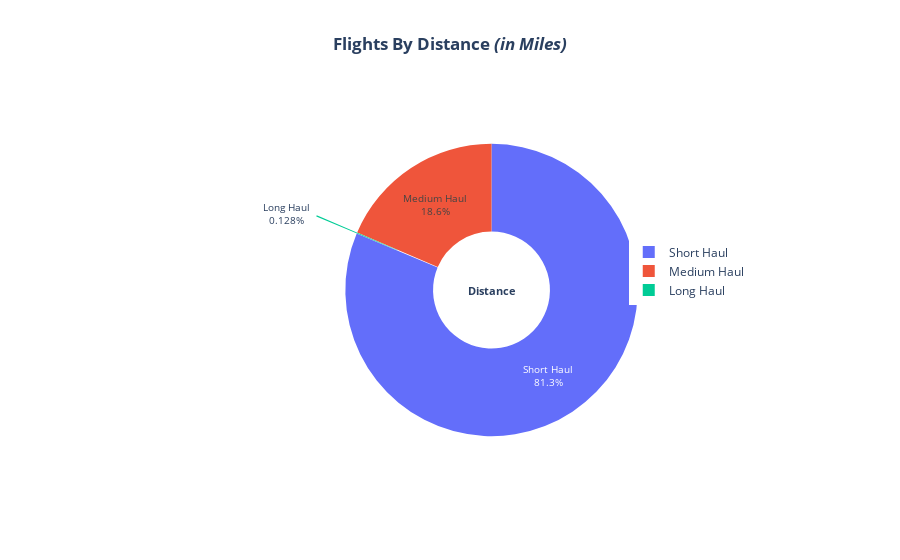

The code cell stored with this chart in its notebook:
### Markdown cell above
## Number of arrivals by flight type
* Short Haul - Distance < 800 miles
* Medium Haul - Distance 800 and 2200 miles (inclusive)
* Long Haul - Distance > 2200miles
Source: wiki page of Flight length

### Code cell
flights['FlightType'] = 'ShortHaul'
flights.loc[(flights['Distance'] >= 800) & (
    flights['Distance'] <= 2200), 'FlightType'] = 'MediumHaul'
flights.loc[(flights['Distance'] > 2200), 'FlightType'] = 'LongHaul'

df_flight = pd.DataFrame(flights['FlightType'].value_counts().reset_index().values, 
                         columns=["FlightType", "Number of Arrivals"])

labels = ["Short Haul", "Medium Haul", "Long Haul"]
value = [df_flight['Number of Arrivals'][0],
         df_flight['Number of Arrivals'][1],
         df_flight['Number of Arrivals'][2]]
# colors=['lightcyan','cyan','royalblue']

figs = go.Figure(data=[go.Pie(labels=labels, 
                              values=value, 
                              pull=[0, 0, 0.3], 
                              textinfo='label+percent', 
                              hole=0.4, 
                              hoverinfo="label+percent")])
figs.update_traces(textinfo='label+percent', textfont_size=10)
figs.update_layout(
    title_text="<b>Flights By Distance<b> <i>(in Miles)<i>", 
    title_x=0.5, 
    font_size=12, 
    legend=dict(x=.75, y=0.55),
    # Add annotations in the center of the donut pies.
    annotations=[dict(text='<b>Distance<b>', x=0.5, y=0.5, font_size=11, showarrow=False)]
)
figs.show()

### Figure 1 — Plotly figure (JSON) as saved in the notebook; plotly's stock layout.template omitted (floating-point values rounded to 4 significant figures)
{"data": [{"hole": 0.4, "hoverinfo": "label+percent", "labels": ["Short Haul", "Medium Haul", "Long Haul"], "pull": [0, 0, 0.3], "textfont": {"size": 10}, "textinfo": "label+percent", "type": "pie", "values": [605736, 138274, 955]}], "layout": {"annotations": [{"font": {"size": 11}, "showarrow": false, "text": "<b>Distance<b>", "x": 0.5, "y": 0.5}], "font": {"size": 12}, "legend": {"x": 0.75, "y": 0.55}, "title": {"text": "<b>Flights By Distance<b> <i>(in Miles)<i>", "x": 0.5}}}
